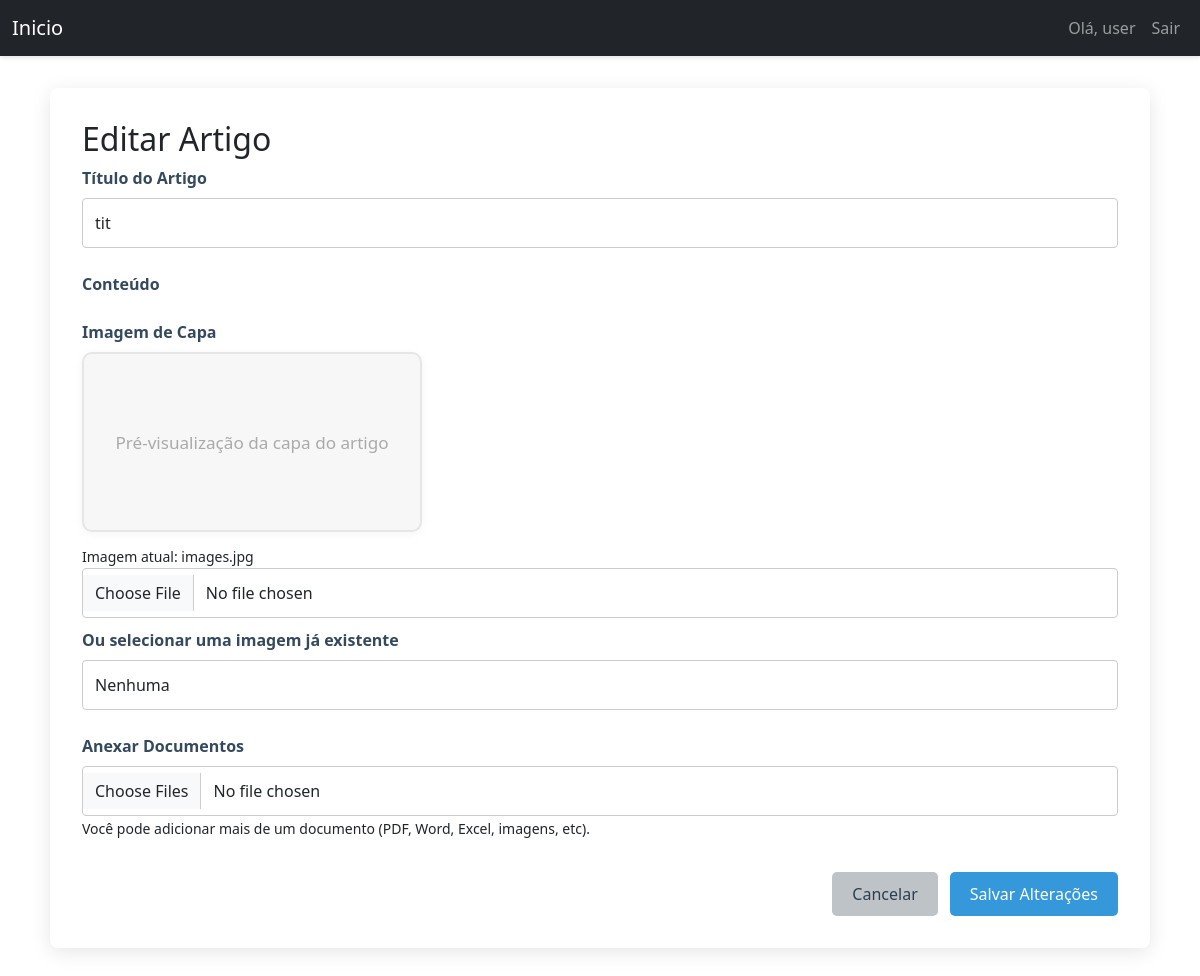
The page /artigos/9/editar (signed in) on the database as committed earlier.
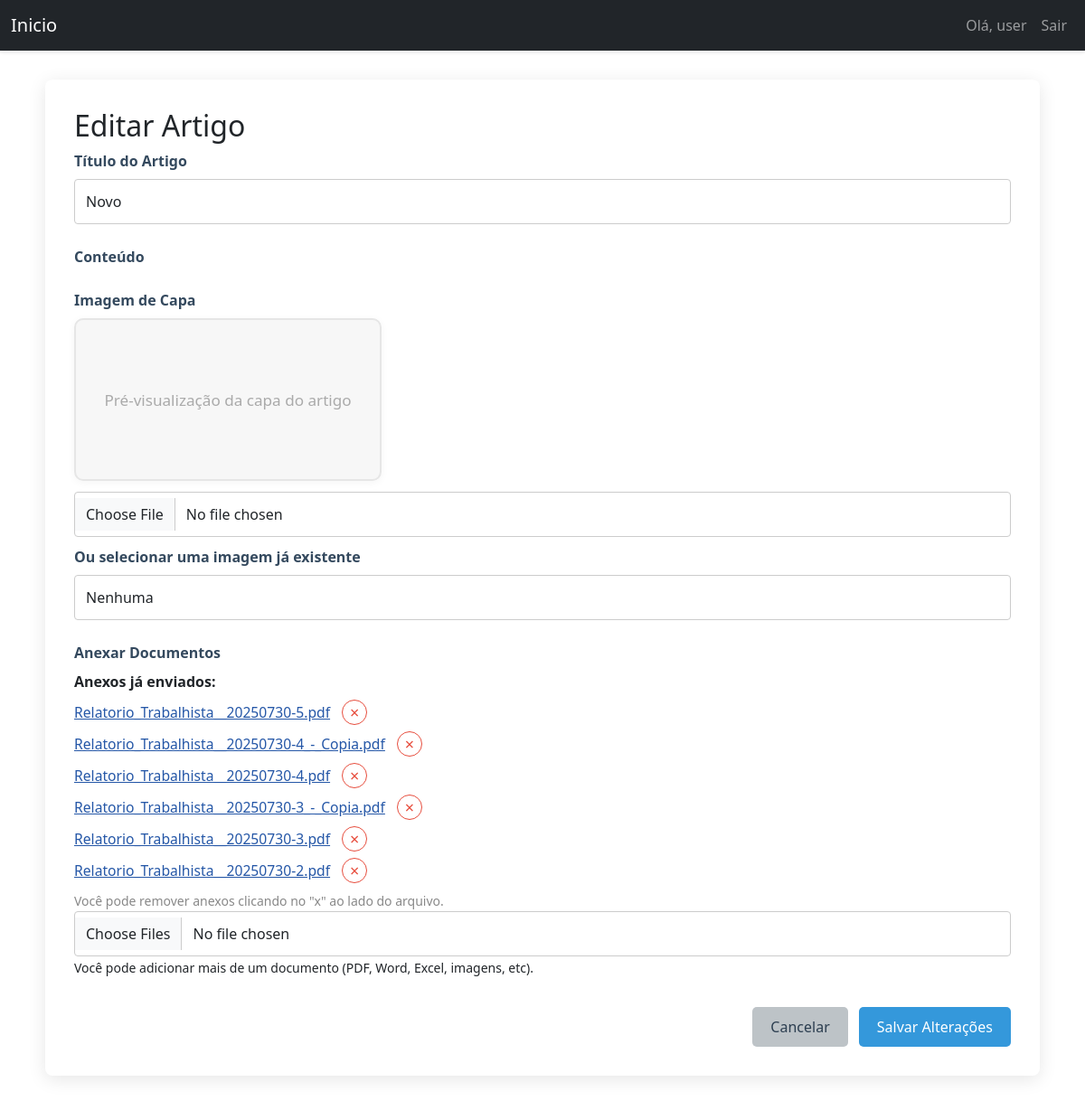
The same page on the database as committed later.
### models.py (models this page shows, shortened)
class Artigo(db.Model):
    id = db.Column(db.Integer, primary_key=True)
    titulo = db.Column(db.String(200), nullable=False)
    conteudo = db.Column(db.Text, nullable=False)
    criado_em = db.Column(db.DateTime, default=datetime.utcnow)
    user_id = db.Column(db.Integer, db.ForeignKey('user.id'), nullable=False)
    imagem_capa = db.Column(db.String(255))
    autor = db.relationship('User', backref='artigos')
    anexos = db.relationship('Arquivo', backref='artigo', lazy='dynamic', cascade="all, delete-orphan")
    comentarios = db.relationship('Comentario', backref='artigo', lazy='dynamic', cascade="all, delete-orphan")

class Arquivo(db.Model):
    id = db.Column(db.Integer, primary_key=True)
    nome = db.Column(db.String(200), nullable=False)
    filename = db.Column(db.String(200), nullable=False)  # Nome do arquivo no disco
    descricao = db.Column(db.String(300), nullable=True)
    path = db.Column(db.String(500), nullable=False)      # Caminho completo do arquivo
    tamanho = db.Column(db.Integer, nullable=True)        # Tamanho em bytes
    tipo_mime = db.Column(db.String(100), nullable=True)  # Tipo MIME do arquivo
    data_upload = db.Column(db.DateTime, default=datetime.utcnow)
    user_id = db.Column(db.Integer, db.ForeignKey('user.id'), nullable=False)
    artigo_id = db.Column(db.Integer, db.ForeignKey('artigo.id'), nullable=True)
    uploader = db.relationship('User', backref='arquivos_uploaded')

### views.py (the view, shortened to what this page needs)
@main_bp.route('/artigos/<int:artigo_id>/editar', methods=['GET', 'POST'])
@login_required
def editar_artigo(artigo_id):
    artigo = Artigo.query.get_or_404(artigo_id)
    if artigo.user_id != current_user.id:
        flash('Você não tem permissão para editar este artigo.', 'danger')
        return redirect(url_for('main.listar_artigos'))
    anexos_existentes = artigo.anexos.all()  # ou artigo.anexos.all()
    return render_template('criar_artigo.html', artigo=artigo, anexos_existentes=anexos_existentes)

### templates/criar_artigo.html (shortened to what this page needs)
{% extends "base.html" %}
{% block styles %}
    {{ super() }}
    <link rel="stylesheet" href="{{ url_for('static', filename='css/artigos.css') }}">
    <link rel="stylesheet" href="{{ url_for('static', filename='css/criar_artigo.css') }}">
{% endblock %}
{% block content %}
<main class="form-container">
    <h2>{% if artigo %}Editar Artigo{% else %}Criar Novo Artigo{% endif %}</h2>
    <form method="POST" enctype="multipart/form-data" id="form-artigo">
        <div class="form-group">
            <label for="titulo">Título do Artigo</label>
            <input type="text" id="titulo" name="titulo" class="form-control" value="{{ artigo.titulo if artigo else '' }}" required>
        </div>
        <div class="form-group">
            <label for="conteudo">Conteúdo</label>
        </div>
        <div class="form-group">
            <label>Imagem de Capa</label>
            <div id="preview-container" class="imagem-preview-wrapper">
                <span class="imagem-preview-placeholder" id="placeholder-text">Pré-visualização da capa do artigo</span>
            </div>
            {% if artigo and artigo.imagem_capa %}
                <small>Imagem atual: {{ artigo.imagem_capa }}</small>
            {% endif %}
            <input type="file" id="imagem_capa" name="imagem_capa" class="form-control" accept="image/*" style="margin-bottom:8px;">
            <label for="imagem_existente" style="margin-top:10px;">Ou selecionar uma imagem já existente</label>
            <select id="imagem_existente" name="imagem_existente" class="form-control">
                <option value="">Nenhuma</option>
            </select>
        </div>
        <div class="form-group">
            <label for="anexos">Anexar Documentos</label>
            {% if anexos_existentes and anexos_existentes|length > 0 %}
                <div>
                    <b>Anexos já enviados:</b>
                    <ul class="anexos-existentes-lista">
                        {% for anexo in anexos_existentes %}
                            <li>
                                <a href="{{ url_for('static', filename='uploads/' + anexo.filename) }}" target="_blank" download>
                                    {{ anexo.filename }}
                                </a>
                                <button type="button"
                                        class="remove-anexo-btn"
                                        data-anexo-id="{{ anexo.id }}"
                                        title="Remover este anexo"
                                        aria-label="Remover este anexo">
                                    &times;
                                </button>
                            </li>
                        {% endfor %}
                    </ul>
                    <small style="color:#888;">Você pode remover anexos clicando no "x" ao lado do arquivo.</small>
                </div>
            {% endif %}
            <input type="file" id="anexos" name="anexos[]" class="form-control" multiple
                   accept=".pdf, .doc, .docx, .xls, .xlsx, .ppt, .pptx, .txt, .zip, .rar, .7z, .jpg, .jpeg, .png, .gif, .bmp, .svg, .mp3, .mp4, .avi, .mkv, .csv, .odt, .ods, .odp, .rtf, .xml, .json, .html">
            <small>Você pode adicionar mais de um documento (PDF, Word, Excel, imagens, etc).</small>
        </div>
        <div class="form-actions">
            <a href="{{ url_for('main.listar_artigos') }}" class="btn btn-secondary">Cancelar</a>
            <button type="submit" class="btn btn-primary">
                {% if artigo %}Salvar Alterações{% else %}Publicar Artigo{% endif %}
            </button>
        </div>
    </form>
</main>
{% endblock %}

Rows that differ between the two databases and show on the page:
changed Artigo: titulo "tit" → "Novo"; imagem_capa "images.jpg" → (not shown)
now on this page (row edited): Arquivo: filename "Relatorio_Trabalhista__20250730-5.pdf"
now on this page (row edited): Arquivo: filename "Relatorio_Trabalhista__20250730-4_-_Copia.pdf"
now on this page (row edited): Arquivo: filename "Relatorio_Trabalhista__20250730-4.pdf"
now on this page (row edited): Arquivo: filename "Relatorio_Trabalhista__20250730-3_-_Copia.pdf"
now on this page (row edited): Arquivo: filename "Relatorio_Trabalhista__20250730-3.pdf"
now on this page (row edited): Arquivo: filename "Relatorio_Trabalhista__20250730-2.pdf"
Other text that changed with them:
text no longer shown: "Imagem atual:"
text now shown: "Anexos já enviados: Você pode remover anexos clicando no \"x\" ao lado do arquivo."
